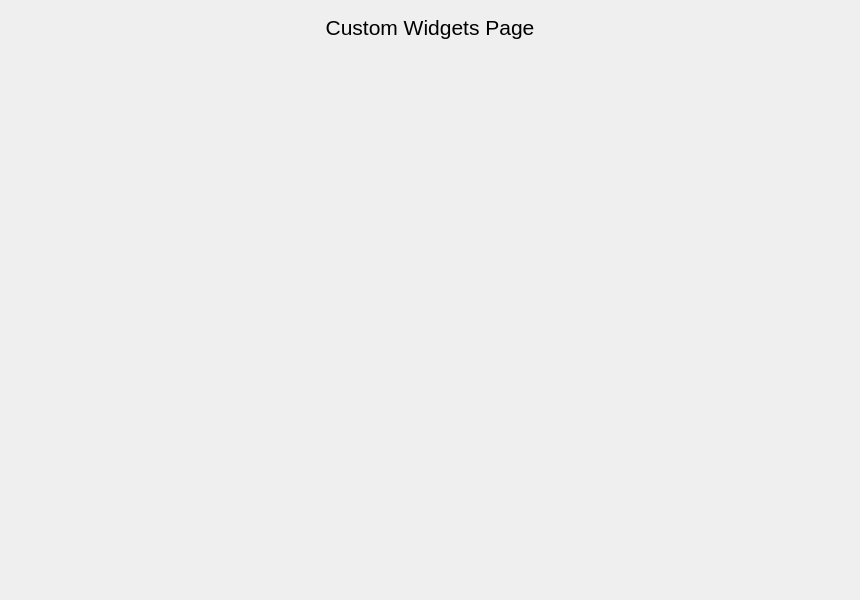
<?xml version="1.0" encoding="UTF-8"?>
<ui version="4.0">
 <class>MainPages</class>
 <widget class="QWidget" name="MainPages">
  <property name="geometry">
   <rect>
    <x>0</x>
    <y>0</y>
    <width>860</width>
    <height>600</height>
   </rect>
  </property>
  <property name="windowTitle">
   <string>Form</string>
  </property>
  <layout class="QVBoxLayout" name="main_pages_layout">
   <property name="spacing">
    <number>0</number>
   </property>
   <property name="leftMargin">
    <number>5</number>
   </property>
   <property name="topMargin">
    <number>5</number>
   </property>
   <property name="rightMargin">
    <number>5</number>
   </property>
   <property name="bottomMargin">
    <number>5</number>
   </property>
   <item>
    <widget class="QStackedWidget" name="pages">
     <property name="currentIndex">
      <number>1</number>
     </property>
     <widget class="QWidget" name="page_1">
      <property name="styleSheet">
       <string notr="true">font-size: 14pt;</string>
      </property>
      <layout class="QVBoxLayout" name="page_1_layout">
       <property name="spacing">
        <number>5</number>
       </property>
       <property name="leftMargin">
        <number>5</number>
       </property>
       <property name="topMargin">
        <number>5</number>
       </property>
       <property name="rightMargin">
        <number>5</number>
       </property>
       <property name="bottomMargin">
        <number>5</number>
       </property>
       <item alignment="Qt::AlignHCenter">
        <widget class="QFrame" name="welcome_base">
         <property name="minimumSize">
          <size>
           <width>300</width>
           <height>150</height>
          </size>
         </property>
         <property name="maximumSize">
          <size>
           <width>300</width>
           <height>150</height>
          </size>
         </property>
         <property name="frameShape">
          <enum>QFrame::NoFrame</enum>
         </property>
         <property name="frameShadow">
          <enum>QFrame::Raised</enum>
         </property>
         <layout class="QVBoxLayout" name="center_page_layout">
          <property name="spacing">
           <number>10</number>
          </property>
          <property name="leftMargin">
           <number>0</number>
          </property>
          <property name="topMargin">
           <number>0</number>
          </property>
          <property name="rightMargin">
           <number>0</number>
          </property>
          <property name="bottomMargin">
           <number>0</number>
          </property>
          <item>
           <widget class="QLabel" name="label">
            <property name="text">
             <string>Stepper Motor Controller</string>
            </property>
            <property name="alignment">
             <set>Qt::AlignCenter</set>
            </property>
           </widget>
          </item>
         </layout>
        </widget>
       </item>
      </layout>
     </widget>
     <widget class="QWidget" name="page_2">
      <layout class="QVBoxLayout" name="page_2_layout">
       <property name="spacing">
        <number>5</number>
       </property>
       <property name="leftMargin">
        <number>5</number>
       </property>
       <property name="topMargin">
        <number>5</number>
       </property>
       <property name="rightMargin">
        <number>5</number>
       </property>
       <property name="bottomMargin">
        <number>5</number>
       </property>
       <item>
        <widget class="QScrollArea" name="scroll_area">
         <property name="styleSheet">
          <string notr="true">background: transparent;</string>
         </property>
         <property name="frameShape">
          <enum>QFrame::NoFrame</enum>
         </property>
         <property name="verticalScrollBarPolicy">
          <enum>Qt::ScrollBarAlwaysOff</enum>
         </property>
         <property name="horizontalScrollBarPolicy">
          <enum>Qt::ScrollBarAlwaysOff</enum>
         </property>
         <property name="widgetResizable">
          <bool>true</bool>
         </property>
         <widget class="QWidget" name="contents">
          <property name="geometry">
           <rect>
            <x>0</x>
            <y>0</y>
            <width>840</width>
            <height>580</height>
           </rect>
          </property>
          <property name="styleSheet">
           <string notr="true">background: transparent;</string>
          </property>
          <layout class="QVBoxLayout" name="verticalLayout">
           <property name="spacing">
            <number>15</number>
           </property>
           <property name="leftMargin">
            <number>5</number>
           </property>
           <property name="topMargin">
            <number>5</number>
           </property>
           <property name="rightMargin">
            <number>5</number>
           </property>
           <property name="bottomMargin">
            <number>5</number>
           </property>
           <item>
            <widget class="QLabel" name="title_label">
             <property name="maximumSize">
              <size>
               <width>16777215</width>
               <height>40</height>
              </size>
             </property>
             <property name="font">
              <font>
               <pointsize>16</pointsize>
              </font>
             </property>
             <property name="styleSheet">
              <string notr="true">font-size: 16pt</string>
             </property>
             <property name="text">
              <string>Custom Widgets Page</string>
             </property>
             <property name="alignment">
              <set>Qt::AlignCenter</set>
             </property>
            </widget>
           </item>
           <item>
            <spacer name="verticalSpacer">
             <property name="orientation">
              <enum>Qt::Vertical</enum>
             </property>
             <property name="sizeHint" stdset="0">
              <size>
               <width>20</width>
               <height>40</height>
              </size>
             </property>
            </spacer>
           </item>
           <item>
            <layout class="QHBoxLayout" name="row_1_layout"/>
           </item>
           <item>
            <layout class="QHBoxLayout" name="row_2_layout"/>
           </item>
           <item>
            <layout class="QHBoxLayout" name="row_3_layout"/>
           </item>
           <item>
            <layout class="QVBoxLayout" name="row_4_layout"/>
           </item>
           <item>
            <layout class="QVBoxLayout" name="row_5_layout"/>
           </item>
          </layout>
         </widget>
        </widget>
       </item>
      </layout>
     </widget>
     <widget class="QWidget" name="page_3">
      <property name="styleSheet">
       <string notr="true">QFrame {
	font-size: 16pt;
}</string>
      </property>
      <layout class="QVBoxLayout" name="page_3_layout">
       <item>
        <widget class="QLabel" name="empty_page_label">
         <property name="font">
          <font>
           <pointsize>16</pointsize>
          </font>
         </property>
         <property name="text">
          <string>Empty Page</string>
         </property>
         <property name="alignment">
          <set>Qt::AlignCenter</set>
         </property>
        </widget>
       </item>
      </layout>
     </widget>
    </widget>
   </item>
  </layout>
 </widget>
 <resources/>
 <connections/>
</ui>
